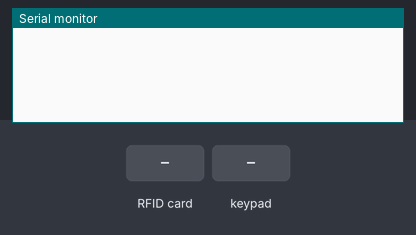
Simulated run of this sketch. Board: ESP32. Parts: the last lines printed to the serial monitor. Inputs (shaded band) come from the test bench.

Above: at 1.2 s.
1.3 s: RFID card 5E 7A 19 C4 held to the reader
At 2.2 s:
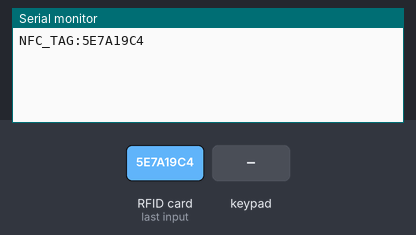
2.8 s: key '1' pressed
At 3.4 s:
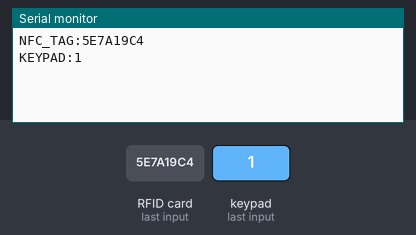
4.3 s: keypad keys 1 3 1 4 2 5 2 6 # pressed 0.4 s apart
At 8.0 s:
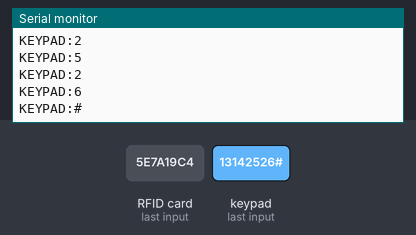
9.4 s: key '*' pressed
At 10.1 s:
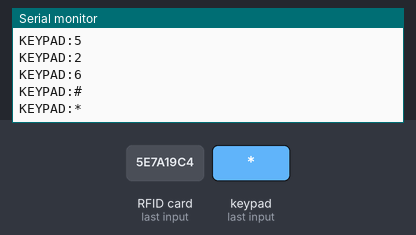
10.9 s: keypad keys 2 7 3 2 3 3 pressed 0.4 s apart
At 13.8 s:
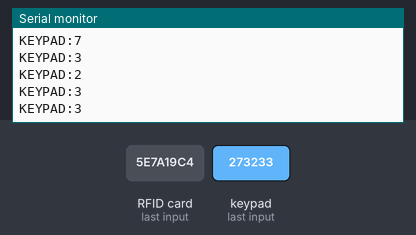
Timing chart, 0 to 15.3 s (numbered marks = the images above; inputs shaded):
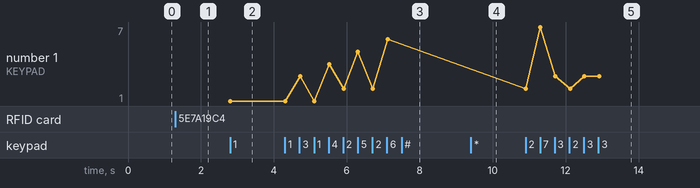

Measured:
- after the input at 1.3 s, the serial monitor: prints a new line at once (image 1)
- after the input at 2.8 s, the serial monitor: prints a new line at once (image 2)
- after the input at 4.3 s, the serial monitor: prints a new line after 0.42 s (image 3)
- after the input at 9.4 s, the serial monitor: prints a new line at once (image 4)
- after the input at 10.9 s, the serial monitor: prints a new line at once (image 5)
- plotted number 1: 1 → 6 after the input at 4.3 s, 6 → 3 after the input at 10.9 s

The sketch:

esp32_rc522_keypad.ino
```cpp
// Workstreams G + H: demo keypad and RC522 serial event source.
// RC522 is 3.3 V ONLY. This firmware emits lines consumed by nfc_payment.py.
#include <SPI.h>
#include <MFRC522.h>
#include <Keypad.h>

#define RC522_SS_PIN 5
#define RC522_RST_PIN 22
MFRC522 rfid(RC522_SS_PIN, RC522_RST_PIN);

const byte ROWS = 4;
const byte COLS = 3;
char keys[ROWS][COLS] = {
  {'1','2','3'}, {'4','5','6'}, {'7','8','9'}, {'*','0','#'}
};
byte rowPins[ROWS] = {13, 14, 25, 26};
byte colPins[COLS] = {27, 32, 33};
Keypad keypad = Keypad(makeKeymap(keys), rowPins, colPins, ROWS, COLS);

void setup() {
  Serial.begin(115200);
  SPI.begin(18, 19, 23, RC522_SS_PIN); // SCK, MISO, MOSI, SS
  rfid.PCD_Init();
}

void loop() {
  char key = keypad.getKey();
  if (key) {
    Serial.print("KEYPAD:");
    Serial.println(key);
  }

  if (!rfid.PICC_IsNewCardPresent() || !rfid.PICC_ReadCardSerial()) return;
  Serial.print("NFC_TAG:");
  for (byte i = 0; i < rfid.uid.size; i++) {
    if (rfid.uid.uidByte[i] < 0x10) Serial.print('0');
    Serial.print(rfid.uid.uidByte[i], HEX);
  }
  Serial.println();
  rfid.PICC_HaltA();
  rfid.PCD_StopCrypto1();
  delay(250);
}
```
